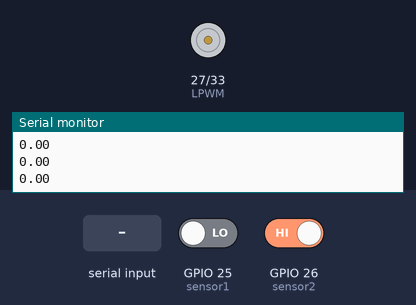
A sketch run on a simulated ESP32. Shown: motor-driver pin pairs drawn as motors (green arrow = first pin HIGH = forward, orange = second pin HIGH = backward, longer = more drive, scaled by the enable pin), the last lines printed to the serial monitor. Inputs (shaded band) come from the test bench; at power-on: GPIO 26 (sensor2) HIGH, GPIO 25 (sensor1) LOW.

Above: at 1.2 s.
1.3 s: "90,45\n" received over Serial
At 1.7 s:
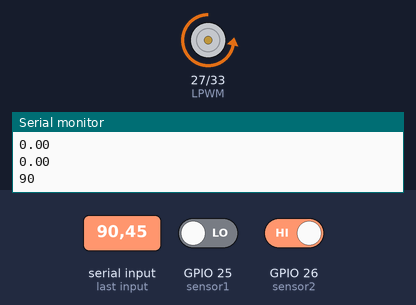
2.9 s: "0\n" received over Serial
At 4.0 s:
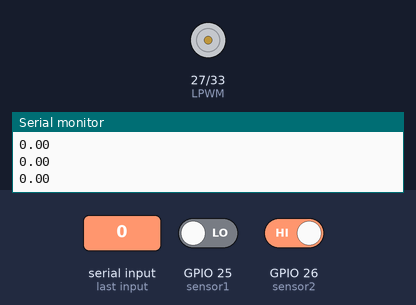
4.4 s: GPIO 26 (sensor2) driven LOW
At 5.3 s:
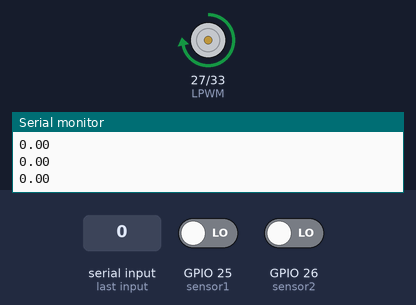
5.9 s: GPIO 26 (sensor2) driven HIGH
At 6.3 s:
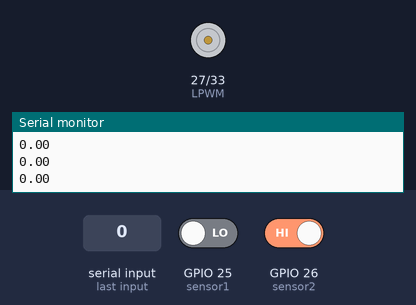
7.5 s: "30,150\n" received over Serial
At 8.7 s:
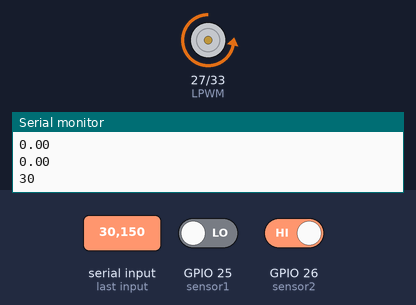
Timing chart, 0 to 10.0 s (numbered marks = the images above; inputs shaded):
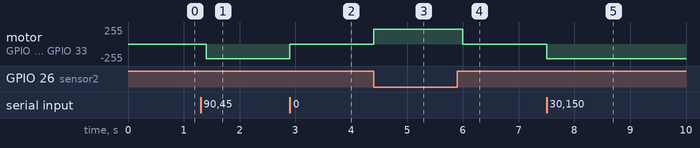

Measured:
- after the input at 1.3 s, motor on GPIO 27 (LPWM) / GPIO 33 (RPWM): stopped → backward 222/255 after 0.10 s
- after the input at 2.9 s, motor on GPIO 27 (LPWM) / GPIO 33 (RPWM): backward 222/255 → stopped at once
- after the input at 4.4 s, motor on GPIO 27 (LPWM) / GPIO 33 (RPWM): stopped → forward 222/255 at once
- after the input at 5.9 s, motor on GPIO 27 (LPWM) / GPIO 33 (RPWM): forward 222/255 → stopped after 0.10 s
- after the input at 7.5 s, motor on GPIO 27 (LPWM) / GPIO 33 (RPWM): stopped → backward 222/255 at once

The sketch:

ESP32_VENTILADOR_MECANICO.ino
```cpp
///////////////////////////////
TaskHandle_t Tarea1;
///////////////////////////////
#define ADCFLUJO   36 //ESP32 pin GIOP3 (ADC0) connected to Venturi
#define ADCPRESION 39 // ESP32 pin GIOP36 (ADC3)
//////////////////////////////
const int  sensor1=25; // Llave optica 1  //rojo
const int sensor2=26;  // Llave optica 2  //verde
int cont=0;
int EstadoActual=0;
int EstadoAnterior=0;
//////////////////////////////
#define RPWM 33  // Entrada RPWM del driver
#define LPWM 27  // Entrada LPWM del driver
#define PWM 32   // Entrada PWM_Enable del driver
//////////////////////////////
float TI = 0; //tiempo inspiratorio
float TE = 0; //tiempo espiratorio
float TI_aux = 0; //tiempo inspiratorio auxiliar
float TE_aux = 0; //tiempo espiratorio auxiliar
float TP=0; // tiempo de pausa
/////////////////////////////
float contVolumen = 0;
float contVolumen_aux=0;
float aux_cont = 3;
int volumen=0;
////////////////////////////
void setup() {


  Serial.begin(115200); //iniciar puerto serie a 115200 baudios}
  ledcAttachPin(PWM, 0);
  ledcSetup(0, 5000, 8);
  pinMode(sensor1 , INPUT);
  pinMode(sensor2 , INPUT);
  pinMode (RPWM, OUTPUT);
  pinMode (LPWM, OUTPUT);
  xTaskCreatePinnedToCore(
      loop_tarea1, /* Funcion de la tarea1 */
      "Tarea1", /* Nombre de la tarea */
      10000,  /* Tamaño de la pila */
      NULL,  /* Parametros de entrada */
      0,  /* Prioridad de la tarea */
      &Tarea1,  /* objeto TaskHandle_t. */
      0); /* Nucleo donde se correra */

  while(digitalRead(sensor2)==LOW){
    digitalWrite (LPWM, HIGH);
    digitalWrite (RPWM, LOW);
    ledcWrite(0, 175);
    }
  motor_stop();
}


void motor_cw() {
  digitalWrite (LPWM, LOW);
  digitalWrite (RPWM, HIGH);
  ledcWrite(0, 223.14) ;//0-255  //DRIVER - ENABLE  // CODIGO - PWM
  //Serial.println ("MOTOR RUN CW");
}

void motor_ccw() {
  digitalWrite (LPWM, HIGH);
  digitalWrite (RPWM, LOW);
  ledcWrite(0, 223.14);//Chanel  0-255
  //Serial.println ("MOTOR RUN CCW");
}

void motor_stop() {
  digitalWrite (LPWM, LOW);
  digitalWrite (RPWM, LOW);
  ledcWrite(0, 0);// Chanel  0-255
  //Serial.println ("STOP");
}

void lecturaEncoder(){
   EstadoActual=digitalRead(sensor1);
  if (EstadoActual==1 & EstadoAnterior == 0){
      EstadoAnterior = EstadoActual;
      cont ++;
      //Serial.println(cont);
  }
   if (EstadoActual == 0 & EstadoAnterior == 1){
      EstadoAnterior = EstadoActual;
  }
}


void loop_tarea1(void * pvParameters)
{
  while(1)
  {
    if (Serial.available() > 0)
   {
      String str = Serial.readStringUntil('\n');
      volumen = str.toInt();
      Serial.println(volumen);
   }
   delay(10);
  }
}


void loop(){

   TI=millis();
   while(cont != volumen)
   {
    lecturaEncoder();
    motor_cw();
   }
   motor_stop();
   //Serial.println(TI);
   while((digitalRead(sensor2))!=HIGH){
   motor_ccw();
   }
   TE=millis();
   TE=(TE-TI)/1000;
   Serial.println(TE);


   delay(100);
   cont=0;
}
```
